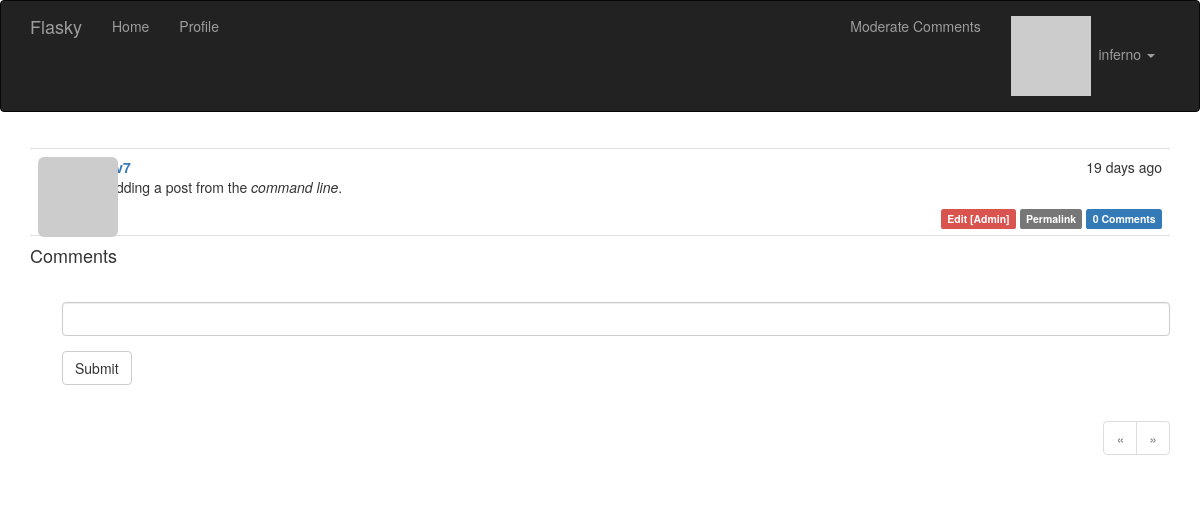
Before: /post/105 (signed in) with the older database file.
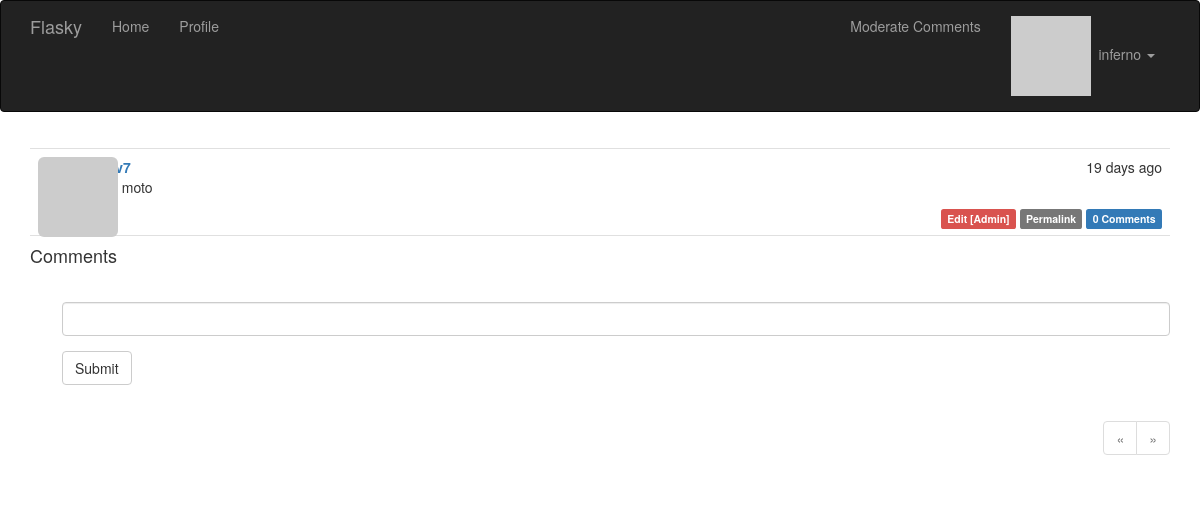
After: the same page with the newer database file.
### app/models.py (models this page shows, shortened)
class Post(db.Model):
    __tablename__ = 'posts'
    id = db.Column(db.Integer, primary_key=True)
    body = db.Column(db.Text)
    body_html = db.Column(db.Text)
    timestamp = db.Column(db.DateTime, index=True, default=datetime.utcnow)
    author_id = db.Column(db.Integer, db.ForeignKey('users.id'))
    comments = db.relationship('Comment', backref='post', lazy='dynamic')

### app/main/views.py (the view, shortened to what this page needs)
@main.route('/post/<int:id>', methods=['GET', 'POST'])
def post(id):
    post = Post.query.get_or_404(id)
    form = CommentForm()
    page = request.args.get('page', 1, type=int)
    if page == -1:
        page = (post.comments.count() - 1) // \
                current_app.config['FLASKY_COMMENTS_PER_PAGE'] + 1
    pagination = post.comments.order_by(Comment.timestamp.asc()).paginate(
        page, per_page=current_app.config['FLASKY_COMMENTS_PER_PAGE'],
        error_out=False)
    comments = pagination.items
    return render_template('post.html', posts=[post], form=form,
                           comments=comments, pagination=pagination)

### app/main/forms.py
class CommentForm(FlaskForm):
    body = StringField('', validators=[DataRequired()])
    submit = SubmitField('Submit')

### app/auth/views.py (called while the page is built)
@auth.before_app_request
def before_request():
    if current_user.is_authenticated:
        current_user.ping()
        if not current_user.confirmed \
                and request.blueprint != 'auth' \
                and request.endpoint != 'static':
            return redirect(url_for('auth.unconfirmed'))

### app/main/__init__.py (called while the page is built)
@main.app_context_processor
def inject_permissions():
    return dict(Permission=Permission)

### app/models.py (called while the page is built)
@login_manager.user_loader
def load_user(user_id):
    return User.query.get(int(user_id))

    def has_permission(self, perm):
        return self.permissions & perm == perm

    def can(self, perm):
        return self.role is not None and self.role.has_permission(perm)

    def is_administrator(self):
        return self.can(Permission.ADMIN)

    def ping(self):
        self.last_seen = datetime.utcnow()
        db.session.add(self)
        db.session.commit()

### app/templates/post.html (shortened to what this page needs)
{% extends "base.html" %}
{% import "bootstrap/wtf.html" as wtf %}
{% import "_macros.html" as macros %}
{% block page_content %}
{% include '_posts.html' %}
<h4 id="comments">Comments</h4>
{% if current_user.can(Permission.COMMENT) %}
<div class="comment-form">
    {{ wtf.quick_form(form) }}
</div>
{% endif %}
{% if pagination %}
<div class="pagination">
    {{ macros.pagination_widget(pagination, '.post', fragment='#comments', id=posts[0].id) }}
</div>
{% endif %}
{% endblock %}

### app/templates/_posts.html (shortened to what this page needs)
<ul class="posts">
    {% for post in posts %}
    <li class="post">
        <div class="profile-thumbnail">
            <a href="{{ url_for('.user', username=post.author.username) }}">
                <img class="img-rounded profile-thumbnail" src="{{ post.author.gravatar(size=40) }}">
            </a>
        </div>
        <div class="post-date">{{ moment(post.timestamp).fromNow() }}</div>
        <div class="post-author">
            <a href="{{ url_for('.user', username=post.author.username) }}">
            </a>
        </div>
       <div class="post-content">
        <div class="post-body">
            {% if post.body_html %}
                {{ post.body_html | safe }}
            {% else %}
                {{ post.body }}
        {% endif %}
        </div>
        <div class="post-footer">
       {% if current_user == post.author %}
            <a href="{{ url_for('.edit', id=post.id) }}">
                <span class="label label-primary">Edit</span></a>
            {% elif current_user.is_administrator() %}
            <a href="{{ url_for('.edit', id=post.id) }}">
                <span class="label label-danger">Edit [Admin]</span></a>
            {% endif %}
            <a href="{{ url_for('.post', id=post.id) }}">
                <span class="label label-default">Permalink</span></a>
            <a href="{{ url_for('.post', id=post.id) }}#comments">
                <span class="label label-primary">
                {{ post.comments.count() }} Comments
                </span></a>
        </div>
</div>
    </li>
    {% endfor %}
</ul>

Changed rows visible on the page:
changed Post: body_html "I'm adding a post from the command line ." → "Hello moto"
